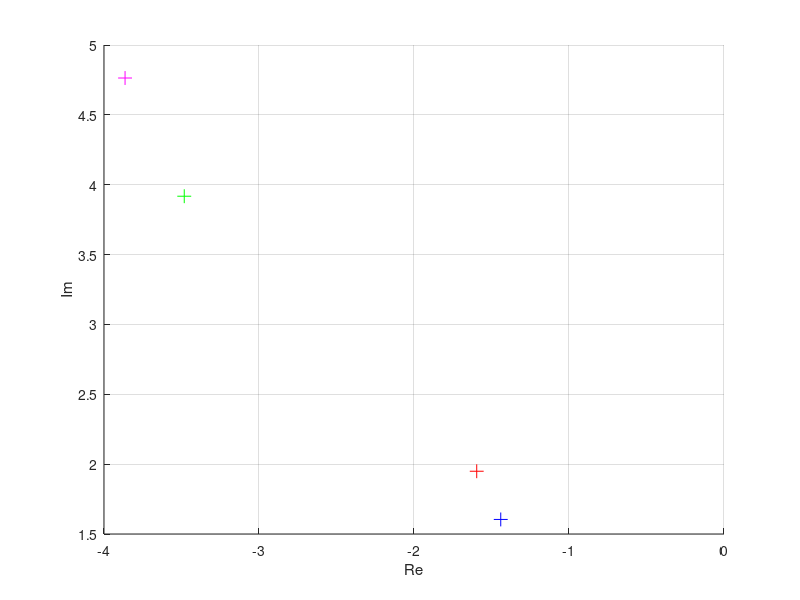

This figure's MATLAB source: (Note: this script raises an error after producing the figure.)
clear;
clc;
clf;
clf reset;
close all;

% Load data
cruise1 = load('cruise1');
cruise2 = load('cruise2');
approach1 = load('approach1');
approach2 = load('approach2');

% Unpack eigenvalues
phugEigVal_c1 = cruise1.EigAnalysis.Phugoid.Pole;
shrtEigVal_c1 = cruise1.EigAnalysis.ShortPeriod.Pole;
attiEigVal_c1 = cruise1.EigAnalysis.AttitudeConDi.Pole;
dtchEigVal_c1 = cruise1.EigAnalysis.DutchRoll.Pole;
sprlEigVal_c1 = cruise1.EigAnalysis.Spiral.Pole;
rollEigVal_c1 = cruise1.EigAnalysis.Roll.Pole;
phugEigVal_c2 = cruise2.EigAnalysis.Phugoid.Pole;
shrtEigVal_c2 = cruise2.EigAnalysis.ShortPeriod.Pole;
attiEigVal_c2 = cruise2.EigAnalysis.AttitudeConDi.Pole;
dtchEigVal_c2 = cruise2.EigAnalysis.DutchRoll.Pole;
sprlEigVal_c2 = cruise2.EigAnalysis.Spiral.Pole;
rollEigVal_c2 = cruise2.EigAnalysis.Roll.Pole;
phugEigVal_a1 = approach1.EigAnalysis.Phugoid.Pole;
shrtEigVal_a1 = approach1.EigAnalysis.ShortPeriod.Pole;
attiEigVal_a1 = approach1.EigAnalysis.AttitudeConDi.Pole;
dtchEigVal_a1 = approach1.EigAnalysis.DutchRoll.Pole;
sprlEigVal_a1 = approach1.EigAnalysis.Spiral.Pole;
rollEigVal_a1 = approach1.EigAnalysis.Roll.Pole;
phugEigVal_a2 = approach2.EigAnalysis.Phugoid.Pole;
shrtEigVal_a2 = approach2.EigAnalysis.ShortPeriod.Pole;
attiEigVal_a2 = approach2.EigAnalysis.AttitudeConDi.Pole;
dtchEigVal_a2 = approach2.EigAnalysis.DutchRoll.Pole;
sprlEigVal_a2 = approach2.EigAnalysis.Spiral.Pole;
rollEigVal_a2 = approach2.EigAnalysis.Roll.Pole;

figure;
hold on
p1 = plot(real(shrtEigVal_c1), imag(shrtEigVal_c1),'+m', 'MarkerSize', 10);
p2 = plot(real(shrtEigVal_c2), imag(shrtEigVal_c2),'+g', 'MarkerSize', 10);
p3 = plot(real(shrtEigVal_a1), imag(shrtEigVal_a1),'+r', 'MarkerSize', 10);
p4 = plot(real(shrtEigVal_a2), imag(shrtEigVal_a2),'+b', 'MarkerSize', 10);
xlabel('Re');
ylabel('Im');
set(gcf, 'Color', [1 1 1]);
set(gca, 'Color', [1 1 1]); 
xlim([-4 0])
grid on
gridxy(0,0);
hleg1 = legend([p1, p2, p3, p4], 'SPM (cg:1, 220kts)', ...
    'SPM (cg:2, 220kts)', 'SPM (cg:1, 90kts)', 'SPM (cg:2, 90kts)');
set(hleg1, 'Location', 'Best');
    
figure;
hold on
p5 = plot(real(phugEigVal_c1), imag(phugEigVal_c1),'om', 'MarkerSize', 10);
p6 = plot(real(attiEigVal_c1), imag(attiEigVal_c1),'*m', 'MarkerSize', 10);
p7 = plot(real(phugEigVal_c2), imag(phugEigVal_c2),'og', 'MarkerSize', 10);
p8 = plot(real(attiEigVal_c2), imag(attiEigVal_c2),'*g', 'MarkerSize', 10);
p9 = plot(real(phugEigVal_a1), imag(phugEigVal_a1),'or', 'MarkerSize', 10);
p10 = plot(real(attiEigVal_a1), imag(attiEigVal_a1),'*r', 'MarkerSize', 10);
p11 = plot(real(phugEigVal_a2), imag(phugEigVal_a2),'ob', 'MarkerSize', 10);
p12 = plot(real(attiEigVal_a2), imag(attiEigVal_a2),'*b', 'MarkerSize', 10);
xlabel('Re');
ylabel('Im');
set(gcf, 'Color', [1 1 1]);
set(gca, 'Color', [1 1 1]);
grid on
gridxy(0,0);
hleg2 = legend([p5, p6, p7, p8, p9, p10, p11, p12], ...
    'PM (cg:1, 220kts)', 'Attitude Con/Di (cg:1, 220kts)', ...
    'PM (cg:2, 220kts)', 'Attitude Cone/Di (cg:2, 220kts)', ...
    'PM (cg:1, 90kts)', 'Attitude Con/Di (cg:1, 90kts)', ...
    'PM (cg:2, 90kts)', 'Attitude Con/Di (cg:2, 90kts)');
set(hleg2, 'Location', 'Best');

figure;
hold on
p13 = plot(real(rollEigVal_c1), imag(rollEigVal_c1), 'pm', 'MarkerSize', 10);
p14 = plot(real(rollEigVal_c2), imag(rollEigVal_c2), 'pg', 'MarkerSize', 10);
p15 = plot(real(rollEigVal_a1), imag(rollEigVal_a1), 'pr', 'MarkerSize', 10);
p16 = plot(real(rollEigVal_a2), imag(rollEigVal_a2), 'pb', 'MarkerSize', 10);
xlabel('Re');
ylabel('Im');
set(gcf, 'Color', [1 1 1]);
set(gca, 'Color', [1 1 1]);
xlim([-1.75 0])
ylim([0 1])
grid on
gridxy(0,0);
hleg3 = legend([p13, p14, p15, p16], 'Roll (cg:1, 220kts)', ...
    'Roll (cg:2, 220kts)', 'Roll (cg:1, 90kts)', 'Roll (cg:2, 90kts)');
set(hleg3, 'Location', 'Best');

figure;
hold on
p17 = plot(real(dtchEigVal_c1), imag(dtchEigVal_c1), '^m', 'MarkerSize', 10);
p18 = plot(real(sprlEigVal_c1), imag(sprlEigVal_c1), 'xm', 'MarkerSize', 10);
p19 = plot(real(dtchEigVal_c2), imag(dtchEigVal_c2), '^g', 'MarkerSize', 10);
p20 = plot(real(sprlEigVal_c2), imag(sprlEigVal_c2), 'xg', 'MarkerSize', 10);
p21 = plot(real(dtchEigVal_a1), imag(dtchEigVal_a1), '^r', 'MarkerSize', 10);
p22 = plot(real(sprlEigVal_a1), imag(sprlEigVal_a1), 'xr', 'MarkerSize', 10);
p23 = plot(real(dtchEigVal_a2), imag(dtchEigVal_a2), '^b', 'MarkerSize', 10);
p24 = plot(real(sprlEigVal_a2), imag(sprlEigVal_a2), 'xb', 'MarkerSize', 10);
xlabel('Re');
ylabel('Im');
set(gcf, 'Color', [1 1 1]);
set(gca, 'Color', [1 1 1]);
xlim([-0.11 0])
grid on
gridxy(0,0);
hleg4 = legend([p17, p18, p19, p20, p21, p22, p23, p24], ...
    'Dutch Roll (cg:1, 220kts)', 'Spiral (cg:1, 220kts)', ...
    'Dutch Roll (cg:2, 220kts)', 'Spiral (cg:2, 220kts)', ...
    'Dutch Roll (cg:1, 90kts)', 'Spiral (cg:1, 90kts)', ...
    'Dutch Roll (cg:2, 90kts)', 'Spiral (cg:2, 90kts)');
set(hleg4, 'Location', 'Best');